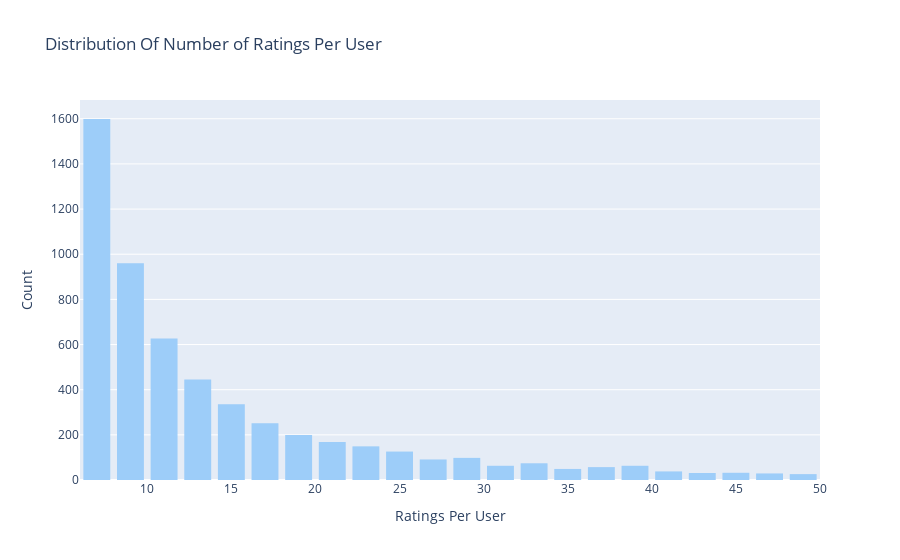

Here is the notebook cell this chart was saved with:
### Code cell
# Number of ratings per user
data = quality_ratings.groupby('user_id')['rating'].count().clip(upper=50)
clrs = 'rgb(157,205,249)'
# Create trace
trace = go.Histogram(x = data.values,
                     name = 'Ratings',
                     xbins = dict(start = 0,
                                  end = 50,
                                  size = 2),
                    marker=dict(color=clrs))
# Create layout
layout = go.Layout(title = 'Distribution Of Number of Ratings Per User',
                   xaxis = dict(title = 'Ratings Per User'),
                   yaxis = dict(title = 'Count'),
                   bargap = 0.2)

# Create plot
fig = go.Figure(data=[trace], layout=layout)
iplot(fig)

### Figure 1 — Plotly figure (JSON) as saved in the notebook; plotly's stock layout.template omitted (floating-point values rounded to 4 significant figures; data arrays with more than 128 entries replaced by an {"elided": "..."} marker saying what was removed)
{"data": [{"marker": {"color": "rgb(157,205,249)"}, "name": "Ratings", "type": "histogram", "x": {"elided": "5911 int values"}, "xbins": {"end": 50, "size": 2, "start": 0}}], "layout": {"bargap": 0.2, "title": {"text": "Distribution Of Number of Ratings Per User"}, "xaxis": {"title": {"text": "Ratings Per User"}}, "yaxis": {"title": {"text": "Count"}}}}
